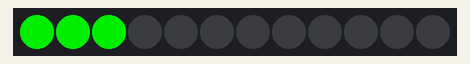
Simulated run of this sketch. Board: Arduino Uno, built with avr-gcc and run on an emulated ATmega328P. Shown: 12 RGB LEDs in strip order, left to right. Dim RGB values are drawn brighter than linear.

Above: at 0.15 s.
At 12.14 s:
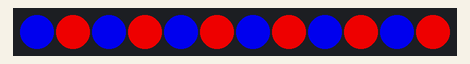
At 23.94 s:
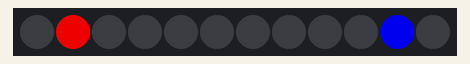
At 26.48 s:
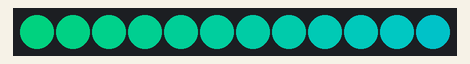
At 29.0 s:
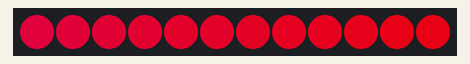
At 39.87 s:
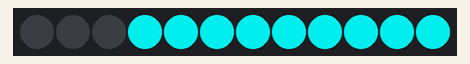

The sketch:

basicLighting.ino
```cpp
#include "Adafruit_NeoPixel.h"

#define PIN_IN 6
#define NO_LEDS 12

Adafruit_NeoPixel pixels = Adafruit_NeoPixel(NO_LEDS, PIN_IN, NEO_GRB + NEO_KHZ800);

unsigned int ringBrightness = 200;
unsigned int delayVal = 100;

uint32_t red = pixels.Color(255, 0, 0);
uint32_t green = pixels.Color(0, 255, 0);
uint32_t blue = pixels.Color(0, 0, 255);
uint32_t cyan = pixels.Color(0, 255, 255);
uint32_t magenta = pixels.Color(255, 0, 255);
uint32_t yellow = pixels.Color(255, 255, 0);
uint32_t white = pixels.Color(255, 255, 255);
uint32_t black = pixels.Color(0, 0, 0);
uint32_t pink = pixels.Color(255,192,203);
uint32_t lightBlue = pixels.Color(0, 0, 50);

void makeRingSingleColor(uint32_t color) {
  pixels.clear();

  for(int i = 0; i < NO_LEDS; i++){
    delay(delayVal);
    pixels.setPixelColor(i, color);
    pixels.show();
  }
}

void makeRingSingleColorReverse(uint32_t color) {
  pixels.clear();

  for(int i = NO_LEDS - 1; i >= 0; i--){
    delay(delayVal);
    pixels.setPixelColor(i, color);
    pixels.show();
  }
}

void makeRingDoubleColor(uint32_t color1, uint32_t color2) {
  pixels.clear();

  for(int i = 0; i < NO_LEDS; i++){
    delay(delayVal);

    if(i % 2 == 0) {
      pixels.setPixelColor(i, color1);
    } else {
      pixels.setPixelColor(i, color2);
    }

    pixels.show();
  }
}

void makeRingTripleColor(uint32_t color1, uint32_t color2, uint32_t color3) {
  pixels.clear();

  for(int i = 0; i < NO_LEDS; i++){
    delay(delayVal);

    if(i % 3 == 0) {
      pixels.setPixelColor(i, color1);
    } else if(i % 2 == 0) {
      pixels.setPixelColor(i, color2);
    } else {
      pixels.setPixelColor(i, color3);
    }

    pixels.show();
  }
}

void makeRingTripleColorReverse(uint32_t color1, uint32_t color2, uint32_t color3) {
  pixels.clear();

  for(int i = NO_LEDS - 1; i >= 0; i--){
    delay(delayVal);

    if(i % 3 == 0) {
      pixels.setPixelColor(i, color1);
    } else if(i % 2 == 0) {
      pixels.setPixelColor(i, color2);
    } else {
      pixels.setPixelColor(i, color3);
    }

    pixels.show();
  }
}

void makeRingSingleColorWithGap(uint32_t color) {
  pixels.clear();

  for(int i = 0; i < NO_LEDS; i += 2){
    delay(delayVal);
    pixels.setPixelColor(i, color);
    pixels.show();
  }
}

void makeRingToggleSequence(uint32_t color1, uint32_t color2, int times) {
  int c = 0;

  while(c < times) {
    c++;
    delay(delayVal);
    pixels.clear();

    for(int i = 0; i < NO_LEDS; i += 2){
      pixels.setPixelColor(i, color1);
      pixels.show();
    }

    delay(delayVal);
    pixels.clear();

    for(int i = 1; i < NO_LEDS; i += 2){
      pixels.setPixelColor(i, color2);
      pixels.show();
    }
  }
}

void makeRingChaserWithFixedBackground(uint32_t color1, uint32_t color2, uint32_t color3, int length, int times) {
  int c = 0;

  while(c < times) {
    c++;

    pixels.clear();

    for(int i = 0; i < length; i++) {
      pixels.setPixelColor(i, color1);
    }

    for(int i = length; i < NO_LEDS; i++) {
      pixels.setPixelColor(i, color2);
    }

    for(int i = 0; i < NO_LEDS; i++) {
      delay(delayVal);

      for(int j = 0; j < length; j++) {
        pixels.setPixelColor((i + j) % NO_LEDS, color1);
      }

      if(i == 0) {
        pixels.setPixelColor(NO_LEDS - 1, color3);
      } else {
        pixels.setPixelColor((i - 1) % NO_LEDS, color2);
      }

      pixels.show();
    }
  }
}

void makeRingChaser(int times) {
  int c = 0;
  uint32_t colList[] = {red, green, blue};

  while(c < times) {
    c++;

    uint32_t color = colList[c % 3];

    for(int i = 0; i < NO_LEDS; i++) {
      pixels.clear();
      delay(delayVal);
      pixels.setPixelColor(i, color);
      pixels.setPixelColor((i + 1) % NO_LEDS, color);
      pixels.setPixelColor((i + 2) % NO_LEDS, color);
      pixels.show();
    }
  }
}

void makeRingBounceTwoColor(uint32_t color1, uint32_t color2, int times) {
  int c = 0;

  while(c < times) {
    c++;

    for(int i = 0; i < NO_LEDS / 2; i++) {
      pixels.clear();
      delay(delayVal);
      pixels.setPixelColor(i, color1);
      pixels.setPixelColor(NO_LEDS - i - 1, color2);
      pixels.show();
    }

    for(int i = NO_LEDS / 2 - 1; i >= 0; i--) {
      pixels.clear();
      delay(delayVal);
      pixels.setPixelColor(i, color1);
      pixels.setPixelColor(NO_LEDS - i - 1, color2);
      pixels.show();
    }
  }
}

//TODO: make smooth dim
void makeRingDoubleColorDimIndependent(int times) {
  int c = 0;

  while(c < times) {
    c++;

    delay(delayVal);

    for(int i = 0; i < NO_LEDS; i++) {
      if(i % 2 == 0) {
        pixels.setPixelColor(i, pixels.Color(255 * sin(millis()), 0, 0));
      } else {
        pixels.setPixelColor(i, pixels.Color(0, 0, 255 * sin(millis())));
      }

      pixels.show();
    }
  }
}

//TODO
void makeRingSingleColorDimSimultaneous(int times) {
  int c = 0;

  while(c < times) {
    c++;

    delay(200);
    uint8_t color = 255 * sin(millis());

    for(int i = 0; i < NO_LEDS; i++) {
      pixels.setPixelColor(i, pixels.Color(color, 0, 0));
    }

    pixels.show();
  }
}

//taken from example
void rainbow() {
  uint16_t i, j;

  for(j = 0; j < 256; j++) {
    for(i = 0; i < NO_LEDS; i++) {
      pixels.setPixelColor(i, Wheel((i+j) & 255));
    }

    pixels.show();
    delay(20);
  }
}

// Input a value 0 to 255 to get a color value.
// The colours are a transition r - g - b - back to r.
uint32_t Wheel(byte WheelPos) {
  WheelPos = 255 - WheelPos;
  if(WheelPos < 85) {
    return pixels.Color(255 - WheelPos * 3, 0, WheelPos * 3);
  }
  if(WheelPos < 170) {
    WheelPos -= 85;
    return pixels.Color(0, WheelPos * 3, 255 - WheelPos * 3);
  }
  WheelPos -= 170;
  return pixels.Color(WheelPos * 3, 255 - WheelPos * 3, 0);
}

void setup() {
  pixels.begin();
  pixels.show(); //set all to off
}

void loop() {
  pixels.setBrightness(ringBrightness);

  makeRingChaser(5);
  makeRingChaserWithFixedBackground(red, blue, lightBlue, 3, 2);
  makeRingSingleColor(magenta);
  makeRingSingleColorReverse(cyan);
  makeRingDoubleColor(blue, red);
  makeRingTripleColorReverse(red, green, blue);
  makeRingSingleColorWithGap(cyan);
  makeRingToggleSequence(red, blue, 10);
  makeRingDoubleColorDimIndependent(50);
  makeRingBounceTwoColor(red, blue, 2);
  rainbow();
}
```
